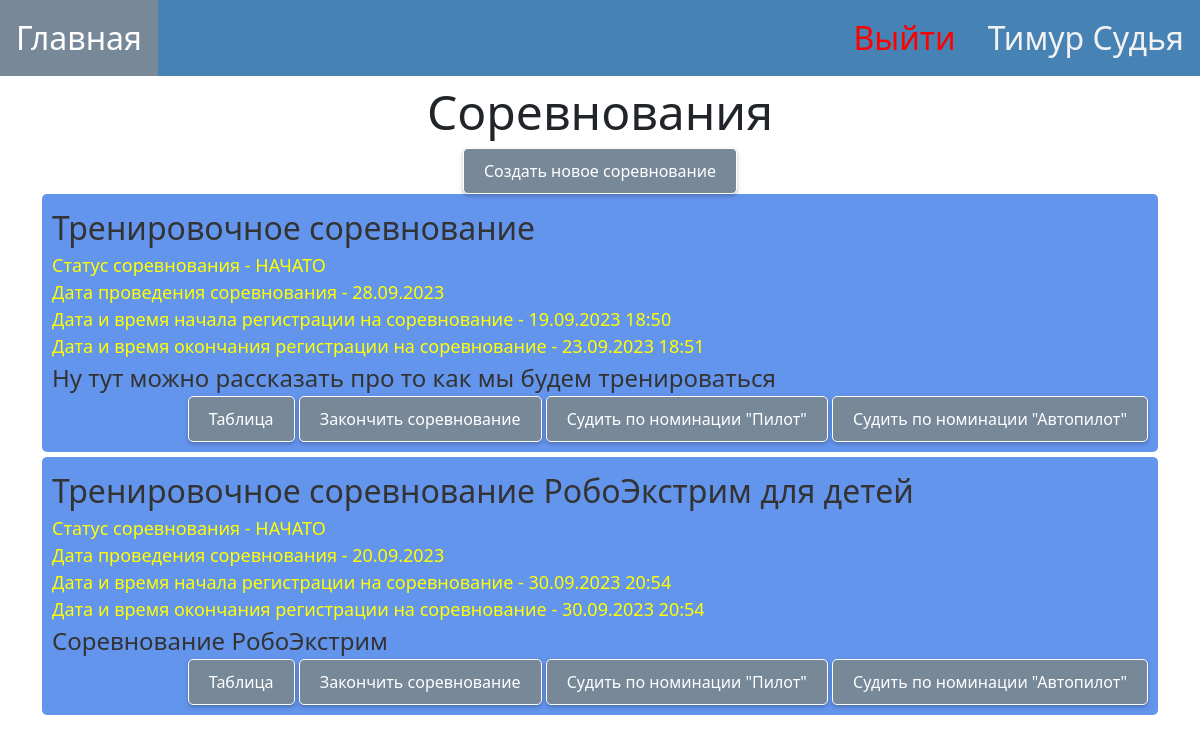
The page / (signed in) on the database its author committed.
### for_work_with_database/class_db_user.py (models this page shows, shortened)
class User(SqlAlchemyBase, UserMixin):
    __tablename__ = 'users'
    id = Column(Integer, primary_key=True, autoincrement=True)
    email = Column(String, unique=True)
    password = Column(String)
    name = Column(String)
    last_name = Column(String)
    role_id = Column(Integer, ForeignKey('roles.id'))

### for_work_with_database/class_db_competition.py (models this page shows)
class Competition(SqlAlchemyBase):
    __tablename__ = 'competition'
    id = Column(Integer, primary_key=True, autoincrement=True)
    date = Column(Text)
    commentary = Column(Text)
    date_of_ending_registration_members = Column(Text)
    started = Column(Text)
    date_of_starting_registration_members = Column(Text)
    header_for_competition = Column(Text)

### main.py (the view)
@app.route("/")
@limiter.limit(REQUESTS_TIME)
def main_page():
    sess = db_session.create_session()
    competitions = sorted(sess.query(Competition).all(), key=lambda x: x.date, reverse=True)
    return render_template("main_page.html", competitions=competitions)

### for_work_with_database/db_session.py (called while the page is built)
def create_session() -> Session:
    global __factory
    return __factory()

### main.py (called while the page is built)
@login_manager.user_loader
def load_user(user_id):
    db_sess = db_session.create_session()
    return db_sess.query(User).get(user_id)

### templates/main_page.html
{% extends "base.html" %}
{% block content %}
<head>
</head>
<body>
<div align="center">
    <font size="45%">Соревнования</font><br>
</div>
{% if current_user.is_authenticated %}
    <div align="center">
        <a href="/create_new_competition">
            <button class="green_button">Создать новое соревнование</button>
        </a>
    </div>
{% endif %}
<div align="center">
    <ul class="competitions">
        {% for competition in competitions%}
        <li>
            <div align="left">
                <font size="6%">{{competition.header_for_competition}}</font><br>
                {% if competition.started == "not_started"%}
                    <font color="yellow" size="4%">Статус соревнования - НЕ НАЧАТО</font>
                {% elif competition.started == "started" %}
                    <font color="yellow" size="4%">Статус соревнования - НАЧАТО</font>
                {% else %}
                    <font color="yellow" size="4%">Статус соревнования - ЗАКОНЧЕНО</font>
                {% endif %}
                <br>
                <font color="yellow" size="4%">Дата проведения соревнования - {{".".join(competition.date.split("-")[::-1])}}</font>
                <br>
                <font color="yellow" size="4%">Дата и время начала регистрации на соревнование - {{".".join(competition.date_of_starting_registration_members.split("T")[0].split("-")[::-1]) + " " + competition.date_of_starting_registration_members.split("T")[1]}}</font>
                <br>
                <font color="yellow" size="4%">Дата и время окончания регистрации на соревнование - {{".".join(competition.date_of_ending_registration_members.split("T")[0].split("-")[::-1]) + " " + competition.date_of_ending_registration_members.split("T")[1]}}</font>
                <br>
                <font size="5%">{{competition.commentary}}</font>
            </div>
            <div align="right">
                <a href="/table/pilot/{{competition.id}}">
                    <button class="green_button">Таблица</button>
                </a>
                {% if not current_user.is_authenticated %}
                    <a href="/reg_team/{{competition.id}}">
                        <button class="green_button">Зарегистрировать команду</button>
                    </a>
                {% elif current_user.role_id == 2 %}
                    {% if competition.started == "started"%}
                        <a href="/to_end_this_competition/ended/{{ competition.id }}">
                            <button class="green_button">Закончить соревнование</button>
                        </a>
                    {% elif competition.started == "not_started" or competition.started == "ended" %}
                        <a href="/to_end_this_competition/started/{{ competition.id }}">
                            <button class="green_button">Начать соревнование</button>
                        </a>
                    {% endif %}
                    <a href="/information_about_competition/{{competition.id}}/pilot/1">
                        <button class="green_button">Судить по номинации "Пилот"</button>
                    </a>
                    <a href="/information_about_competition/{{competition.id}}/autopilot/1">
                        <button class="green_button">Судить по номинации "Автопилот"</button>
                    </a>
                {% endif %}
            </div>
        </li>
        {% endfor %}
    </ul>
</div>
</body>
{% endblock %}

### templates/base.html (shortened to what this page needs)
<!DOCTYPE html>
<html lang="en">
<head>
    <link href="https://cdn.jsdelivr.net/npm/bootstrap@5.0.2/dist/css/bootstrap.min.css" rel="stylesheet"
>
    <link rel="stylesheet" href="{{ url_for('static',filename='styles/style.css') }}">
    <div class="topnav">
        <a class="active" href="/">Главная</a>
        {% if not current_user.is_authenticated%}
            <a href="/login_user" style="float: right">Войти</a>
        {% else %}
            <a href="/" style="float: right">
                {{current_user.name}} {{current_user.last_name}}
            </a>
            <a href="/logout" style="float: right"><font color="red">Выйти</font></a>
        {% endif %}
    </div>
</head>
<main role="main" class="container">
    {% block content %}{% endblock %}
</main>
</html>

### static/styles/style.css (style rules this page uses)
.topnav { background-color: #4682B4; overflow: hidden; }
.topnav a { float: left; color: #f2f2f2; text-align: center; padding: 14px 16px; text-decoration: none; font-size: 200%; }
.topnav a.active { background-color: #778899; color: white; }
ul.competitions { list-style-type: none; padding: 0; margin: 0; }
ul.competitions li { padding: 10px; margin-bottom: 5px; background-color: #6495ED; border-radius: 5px; color: #333; }
a { text-decoration: none; }
button.green_button { background-color: #778899; color: white; border: none; padding: 10px 20px; border-radius: 5px; box-shadow: 0px 2px 4px rgba(0, 0, 0, 0.25); font-size: 16px; border: 1px solid white; }

### rows shown on the page
User: name "Тимур", last_name "Судья"
Competition: header_for_competition "Тренировочное соревнование", started "Статус соревнования - НАЧАТО", date "28.09.2023", date_of_starting_registration_members "19.09.2023 18:50", date_of_ending_registration_members "23.09.2023 18:51", commentary "Ну тут можно рассказать про то как мы будем тренироваться"
Competition: header_for_competition "Тренировочное соревнование РобоЭкстрим для детей", started "Статус соревнования - НАЧАТО", date "20.09.2023", date_of_starting_registration_members "30.09.2023 20:54", date_of_ending_registration_members "30.09.2023 20:54", commentary "Соревнование РобоЭкстрим"
